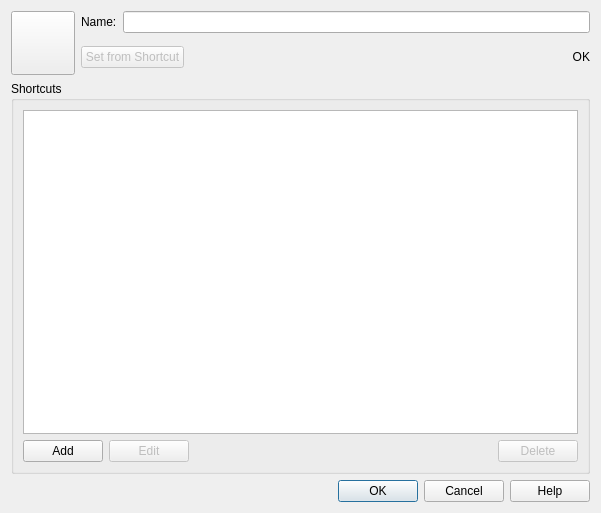
<?xml version="1.0" encoding="UTF-8"?>
<ui version="4.0">
 <class>EditPrefixDialog</class>
 <widget class="QDialog" name="EditPrefixDialog">
  <property name="geometry">
   <rect>
    <x>0</x>
    <y>0</y>
    <width>601</width>
    <height>513</height>
   </rect>
  </property>
  <property name="windowTitle">
   <string>Edit</string>
  </property>
  <layout class="QVBoxLayout" name="verticalLayout_3">
   <item>
    <layout class="QHBoxLayout" name="horizontalLayout_3">
     <item>
      <widget class="QPushButton" name="icon">
       <property name="minimumSize">
        <size>
         <width>64</width>
         <height>64</height>
        </size>
       </property>
       <property name="text">
        <string notr="true"/>
       </property>
       <property name="iconSize">
        <size>
         <width>48</width>
         <height>48</height>
        </size>
       </property>
      </widget>
     </item>
     <item>
      <layout class="QVBoxLayout" name="verticalLayout">
       <item>
        <layout class="QHBoxLayout" name="horizontalLayout">
         <item>
          <widget class="QLabel" name="nameLbl">
           <property name="text">
            <string>Name:</string>
           </property>
          </widget>
         </item>
         <item>
          <widget class="QLineEdit" name="name"/>
         </item>
        </layout>
       </item>
       <item>
        <layout class="QHBoxLayout" name="horizontalLayout_2" stretch="0,1">
         <item>
          <widget class="QPushButton" name="setIconBtn">
           <property name="enabled">
            <bool>false</bool>
           </property>
           <property name="text">
            <string>Set from Shortcut</string>
           </property>
          </widget>
         </item>
         <item>
          <widget class="QLabel" name="status">
           <property name="text">
            <string>OK</string>
           </property>
           <property name="alignment">
            <set>Qt::AlignRight|Qt::AlignTrailing|Qt::AlignVCenter</set>
           </property>
          </widget>
         </item>
        </layout>
       </item>
      </layout>
     </item>
    </layout>
   </item>
   <item>
    <widget class="QGroupBox" name="shortcutsGB">
     <property name="title">
      <string>Shortcuts</string>
     </property>
     <layout class="QVBoxLayout" name="verticalLayout_2">
      <item>
       <widget class="QListView" name="shortcuts">
        <property name="editTriggers">
         <set>QAbstractItemView::NoEditTriggers</set>
        </property>
       </widget>
      </item>
      <item>
       <layout class="QHBoxLayout" name="shortcutBtnLayout">
        <item>
         <widget class="QPushButton" name="addBtn">
          <property name="text">
           <string>Add</string>
          </property>
         </widget>
        </item>
        <item>
         <widget class="QPushButton" name="editBtn">
          <property name="enabled">
           <bool>false</bool>
          </property>
          <property name="text">
           <string>Edit</string>
          </property>
         </widget>
        </item>
        <item>
         <spacer name="horizontalSpacer">
          <property name="orientation">
           <enum>Qt::Horizontal</enum>
          </property>
          <property name="sizeHint" stdset="0">
           <size>
            <width>40</width>
            <height>20</height>
           </size>
          </property>
         </spacer>
        </item>
        <item>
         <widget class="QPushButton" name="deleteBtn">
          <property name="enabled">
           <bool>false</bool>
          </property>
          <property name="text">
           <string>Delete</string>
          </property>
         </widget>
        </item>
       </layout>
      </item>
     </layout>
    </widget>
   </item>
   <item>
    <widget class="QDialogButtonBox" name="buttonBox">
     <property name="orientation">
      <enum>Qt::Horizontal</enum>
     </property>
     <property name="standardButtons">
      <set>QDialogButtonBox::Cancel|QDialogButtonBox::Help|QDialogButtonBox::Ok</set>
     </property>
    </widget>
   </item>
  </layout>
 </widget>
 <resources/>
 <connections>
  <connection>
   <sender>buttonBox</sender>
   <signal>accepted()</signal>
   <receiver>EditPrefixDialog</receiver>
   <slot>accept()</slot>
   <hints>
    <hint type="sourcelabel">
     <x>248</x>
     <y>254</y>
    </hint>
    <hint type="destinationlabel">
     <x>157</x>
     <y>274</y>
    </hint>
   </hints>
  </connection>
  <connection>
   <sender>buttonBox</sender>
   <signal>rejected()</signal>
   <receiver>EditPrefixDialog</receiver>
   <slot>reject()</slot>
   <hints>
    <hint type="sourcelabel">
     <x>316</x>
     <y>260</y>
    </hint>
    <hint type="destinationlabel">
     <x>286</x>
     <y>274</y>
    </hint>
   </hints>
  </connection>
 </connections>
</ui>
